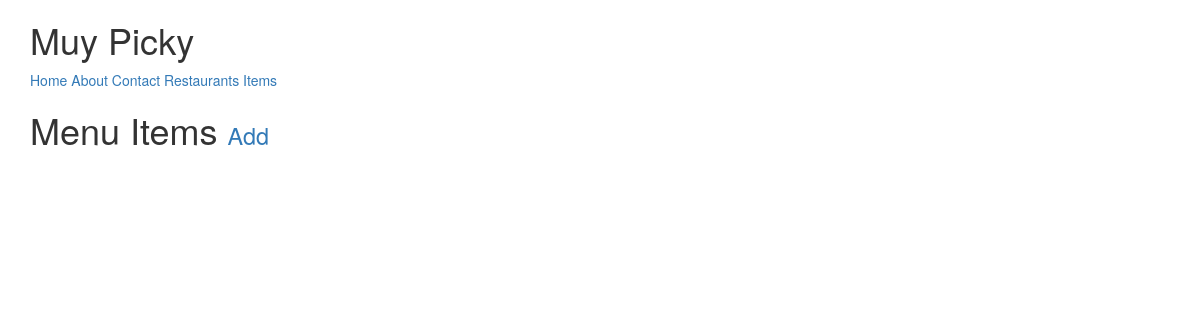
Before: /menus/ (signed in) with the older database file.
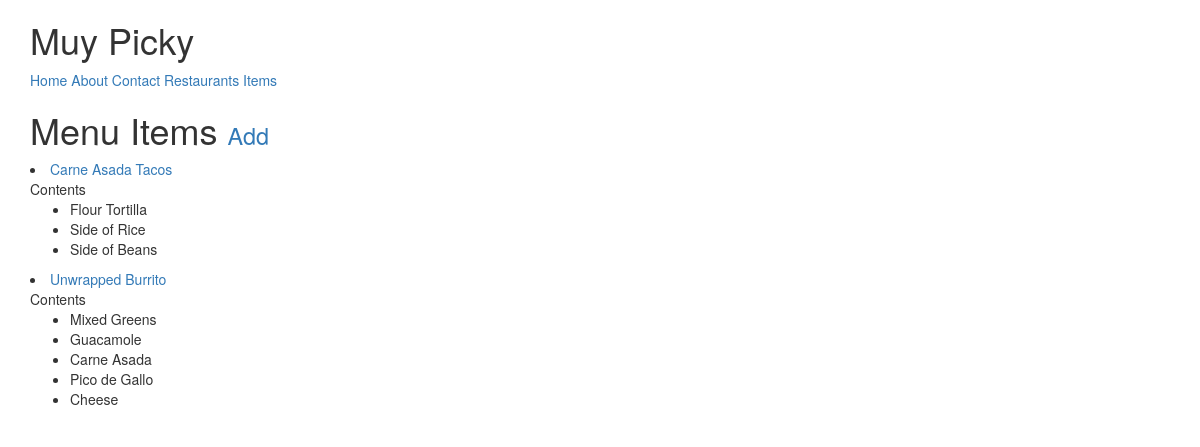
After: the same page with the newer database file.
### menus/models.py (models this page shows, shortened)
class Item(models.Model):
    user         = models.ForeignKey(settings.AUTH_USER_MODEL)
    restaurant   = models.ForeignKey(RestaurantLocation)
    name         = models.CharField(max_length=120)
    contents     = models.TextField(help_text='Separate each item by comma')
    excludes     = models.TextField(blank=True, null= True, help_text='Separate each item by comma')
    public       = models.BooleanField(default=True)
    timestamp    = models.DateTimeField(auto_now_add=True)
    updated      = models.DateTimeField(auto_now=True)
    def get_absolute_url(self):
        return reverse('menus:detail', kwargs={'pk':self.pk})
    class Meta:
        ordering =['-updated', '-timestamp']
    def get_contents(self):
        return self.contents.split(",")

### menus/views.py (the view)
class ItemListView(ListView):
    def get_queryset(self):
        return Item.objects.filter(user=self.request.user)

### menus/templates/menus/item_list.html (shortened to what this page needs)
{% extends "base.html" %}
{% block content %}
    <h1> Menu Items <small><a href='{% url "menus:create" %}'>Add</a></small></h1>
    {% for obj in object_list %}
             <li><a href='{{ obj.get_absolute_url }}'>{{ obj.name }}</a></li>
             {% if obj.contents %}
             Contents
             <ul>
                    {% for item in obj.get_contents %}
                        <li>{{ item }}</li>
                        {% endfor %}
             </ul>
             {% endif %}
    {% endfor %}
{% endblock %}

Changed rows visible on the page:
added Item: name "Carne Asada Tacos", get_contents "Flour Tortilla" "Side of Rice" "Side of Beans"
added Item: name "Unwrapped Burrito", get_contents "Mixed Greens" "Guacamole" "Carne Asada" "Pico de Gallo" "Cheese"
